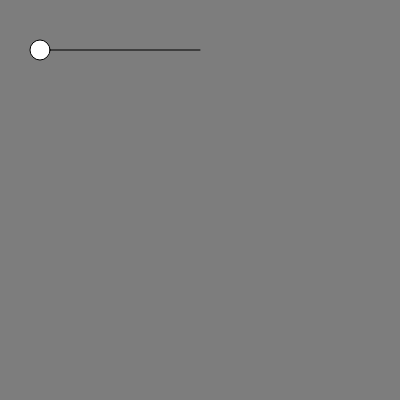
Frame 1 (no input)
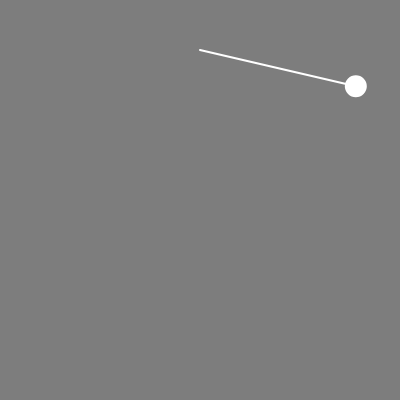
Frame 60 (no input)
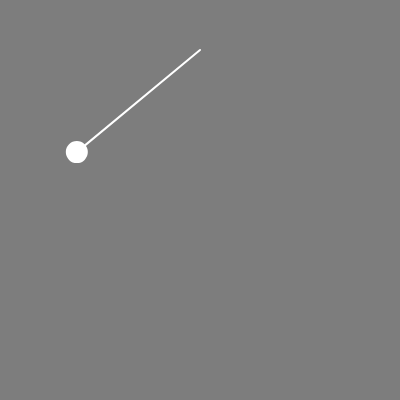
Frame 120 (the mouse pressed at the canvas centre since frame 60)

The p5.js sketch that drew these frames (run headless with seeded random() and noise() and a simulated clock; from frame 60 on, the mouse is pressed at the canvas centre):

// p5.js sketch
// ── sketch.js
let startX = 200;
let startY = 50;
let len = 160;
let angle = 0;
let aVelocity = 0;
let aAcc = 0;


function setup(){
    createCanvas(400,400);
    angle = -PI/2;
    frameRate(60);
}

function draw(){
    background(125);
    translate(startX,startY);
    let bobX = len * sin(angle);
    let bobY = len * cos(angle);

    line(0,0,bobX , bobY);
    circle(bobX,bobY , 20);
    stroke(255);
    strokeWeight(2);

    aAcc = (-9.8 *  sin(angle)); 
    aVelocity += aAcc/60;
    angle +=aVelocity/60;

    aVelocity *=.999;
}
